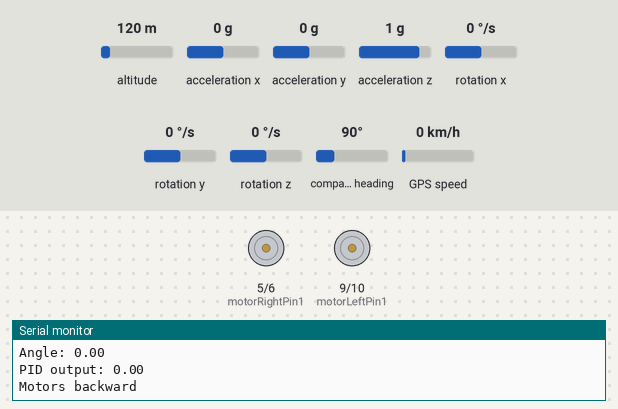
This sketch was run on a simulated Arduino Uno, built with avr-gcc and run on an emulated ATmega328P. Parts: motor-driver pin pairs drawn as motors (green arrow = first pin HIGH = forward, orange = second pin HIGH = backward, longer = more drive), the last lines printed to the serial monitor. The test bench sets the inputs (shaded band); at power-on: acceleration x 0 g, acceleration z 1 g, altitude 120 m, acceleration y 0 g, rotation x 0 °/s, rotation y 0 °/s, rotation z 0 °/s, compass heading 90°, GPS speed 0 km/h. The GPS gets a fix after 3 s at 37.7749, -122.4194 with 8 satellites.

Above: at 1.2 s.
1.3 s: acceleration x set to -1.4 g
At 2.28 s:
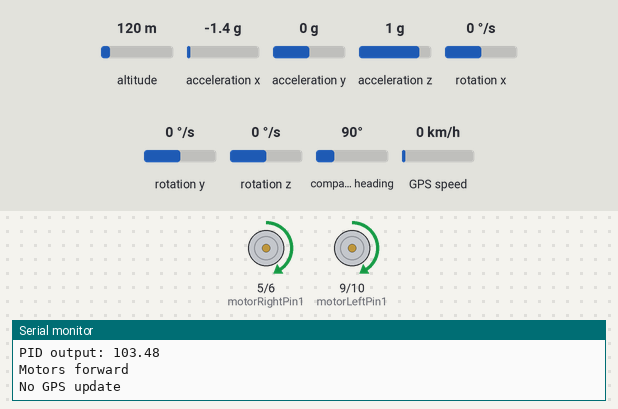
4.8 s: acceleration z set to -1.4 g
8.3 s: acceleration x set to 0 g
At 9.92 s:
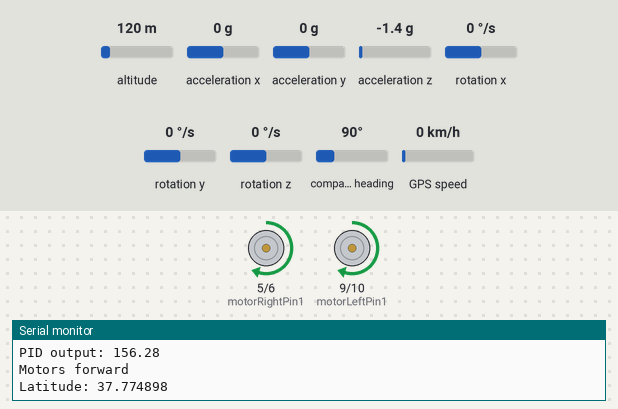
12.5 s: acceleration x set to 0.8 g
At 13.22 s:
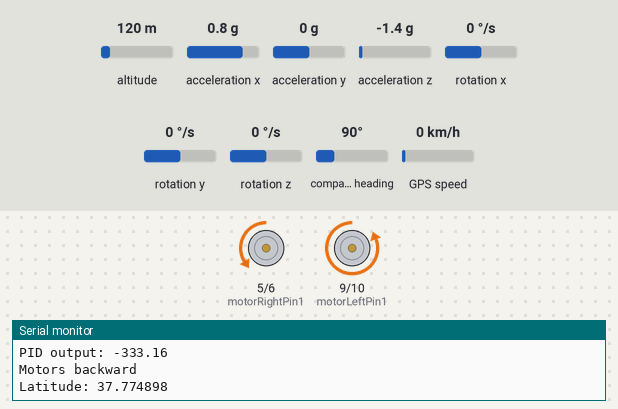
Timing chart, 0 to 20.7 s (numbered marks = the images above; inputs shaded):
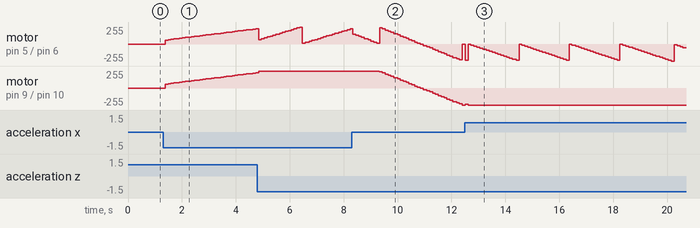

Measured:
- after the input at 1.3 s, motor on pin 5 (motorRightPin1) / pin 6 (motorRightPin2), motor on pin 9 (motorLeftPin1) / pin 10 (motorLeftPin2): moves from stopped to forward 228/255 over 3.4 s, starting after 0.08 s
- after the input at 8.3 s, motor on pin 9 (motorLeftPin1) / pin 10 (motorLeftPin2): moves from forward 255/255 to backward 255/255 over 3.1 s, starting after 1.0 s
- after the input at 12.5 s, motor on pin 9 (motorLeftPin1) / pin 10 (motorLeftPin2): backward 255/255 → backward 242/255 at once, → backward 255/255 0.11 s later

The sketch:

Q1_TWSBR.ino
```cpp
#include <Wire.h>
#include <MPU6050.h>
#include <TinyGPS++.h>
#include <SoftwareSerial.h>

// instances of the sensors
MPU6050 mpu;
TinyGPSPlus gps;
SoftwareSerial gpsSerial(4, 3); // RX, TX for GPS

// PID constants for balance control
float Kp = 1.0;
float Ki = 0.1;
float Kd = 0.01;
float setPoint = 0;
float integral = 0, previous_error = 0;

// Motor control pins
int motorLeftPin1 = 9;
int motorLeftPin2 = 10;
int motorRightPin1 = 5;
int motorRightPin2 = 6;

// Variables to store sensor readings
int16_t ax, ay, az, gx, gy, gz;

void setup() {
  Serial.begin(9600);
  Serial.println("Initializing...");

  // Initialize sensors
  Wire.begin();
  mpu.initialize();
  if (mpu.testConnection()) {
    Serial.println("MPU6050 connection successful");
  } else {
    Serial.println("MPU6050 connection failed");
  }

  gpsSerial.begin(9600);
  Serial.println("GPS serial started");

  // Initialize motor pins
  pinMode(motorLeftPin1, OUTPUT);
  pinMode(motorLeftPin2, OUTPUT);
  pinMode(motorRightPin1, OUTPUT);
  pinMode(motorRightPin2, OUTPUT);
  Serial.println("Motor pins initialized");
}

void loop() {
  // Read MPU6050 data
  mpu.getMotion6(&ax, &ay, &az, &gx, &gy, &gz);
  float angle = atan2(ax, az) * 180 / PI; // Calculate tilt angle
  Serial.print("Angle: ");
  Serial.println(angle);

  // Calculate PID output
  float error = setPoint - angle;
  integral += error;
  float derivative = error - previous_error;
  float output = Kp * error + Ki * integral + Kd * derivative;
  Serial.print("PID output: ");
  Serial.println(output);

  // Control motors based on PID output
  if (output > 0) {
    analogWrite(motorLeftPin1, output);
    analogWrite(motorLeftPin2, 0);
    analogWrite(motorRightPin1, output);
    analogWrite(motorRightPin2, 0);
    Serial.println("Motors forward");
  } else {
    analogWrite(motorLeftPin1, 0);
    analogWrite(motorLeftPin2, -output);
    analogWrite(motorRightPin1, 0);
    analogWrite(motorRightPin2, -output);
    Serial.println("Motors backward");
  }

  previous_error = error;

  // Read GPS data
  while (gpsSerial.available() > 0) {
    gps.encode(gpsSerial.read());
  }

  // Print GPS coordinates to the Serial Monitor
  if (gps.location.isUpdated()) {
    Serial.print("Latitude: ");
    Serial.println(gps.location.lat(), 6);
    Serial.print("Longitude: ");
    Serial.println(gps.location.lng(), 6);
  } else {
    Serial.println("No GPS update");
  }

  delay(100); // Small delay to prevent overwhelming the microcontroller
}
```
